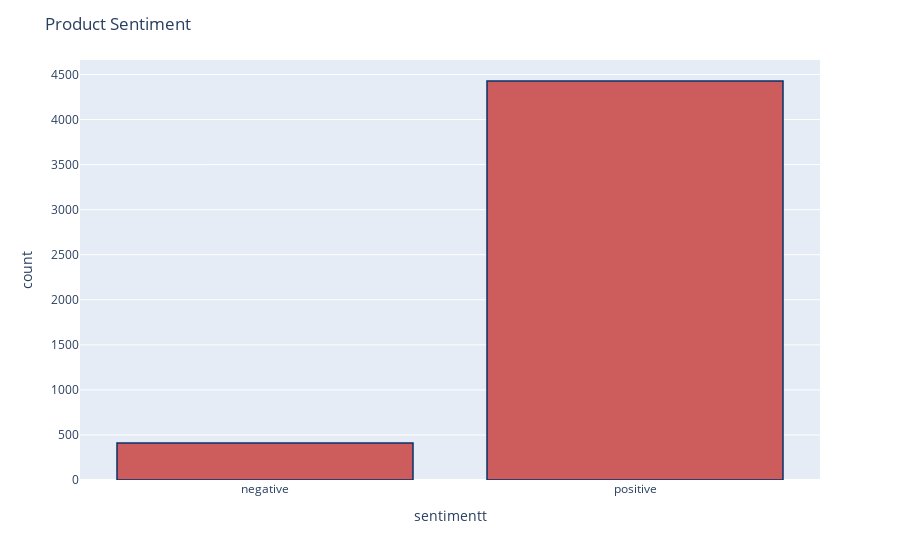

Write notebook code for a chart like this one.
### Code cell
df['sentimentt'] = df['sentiment'].replace({-1 : 'negative'})
df['sentimentt'] = df['sentimentt'].replace({1 : 'positive'})
fig = px.histogram(df, x="sentimentt")
fig.update_traces(marker_color="indianred",marker_line_color='rgb(8,48,107)',marker_line_width=1.5) 
fig.update_layout(title_text='Product Sentiment')
fig.show()

### Figure 1 — Plotly figure (JSON) as saved in the notebook; plotly's stock layout.template omitted (floating-point values rounded to 4 significant figures; data arrays with more than 128 entries replaced by an {"elided": "..."} marker saying what was removed)
{"data": [{"alignmentgroup": "True", "bingroup": "x", "hovertemplate": "sentimentt=%{x}<br>count=%{y}<extra></extra>", "legendgroup": "", "marker": {"color": "indianred", "pattern": {"shape": ""}, "line": {"color": "rgb(8,48,107)", "width": 1.5}}, "name": "", "offsetgroup": "", "orientation": "v", "showlegend": false, "x": {"elided": "4840 str values"}, "xaxis": "x", "yaxis": "y", "type": "histogram"}], "layout": {"xaxis": {"anchor": "y", "domain": [0, 1], "title": {"text": "sentimentt"}}, "yaxis": {"anchor": "x", "domain": [0, 1], "title": {"text": "count"}}, "legend": {"tracegroupgap": 0}, "margin": {"t": 60}, "barmode": "relative", "title": {"text": "Product Sentiment"}}}
